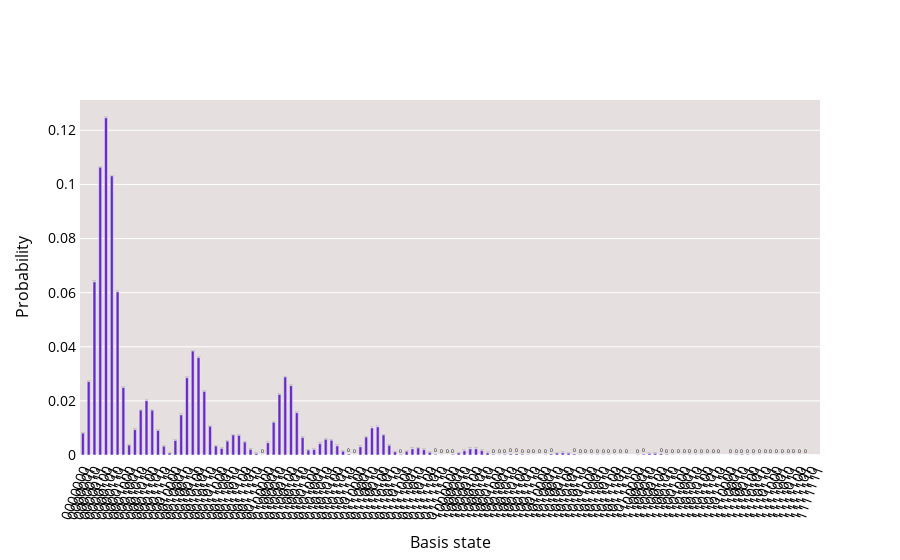

The notebook cell saved with this chart:
### Code cell
probability_distribution(job.result().get_counts())
